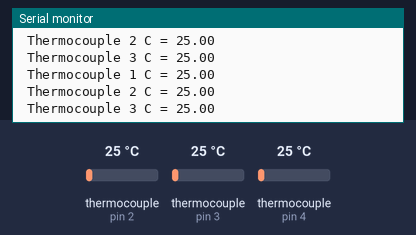
Recording of a sketch running on a simulated Arduino Uno, built with avr-gcc and run on an emulated ATmega328P. Parts: the last lines printed to the serial monitor. The test bench sets the inputs (shaded band); at power-on: thermocouple (sensors on pin 2, pin 3, pin 4) 25 °C.

Above: at 1.7 s.
1.8 s: thermocouple (sensor on pin 2) set to 6 °C
At 3.0 s:
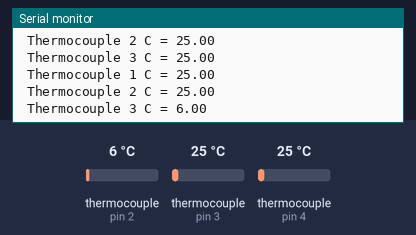
3.3 s: thermocouple (sensor on pin 3) set to 6 °C
At 4.4 s:
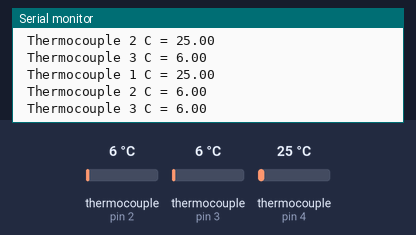
4.8 s: thermocouple (sensor on pin 4) set to 6 °C
At 6.0 s:
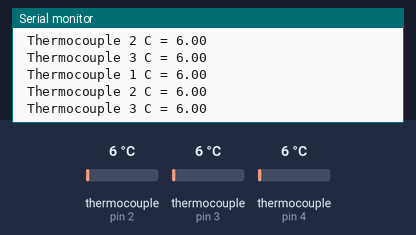
6.3 s: thermocouple (sensor on pin 2) set to 75 °C
At 7.3 s:
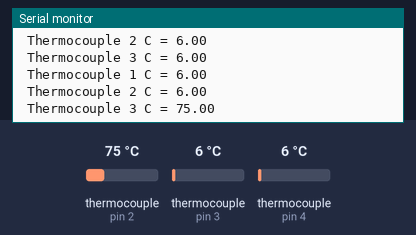
7.8 s: thermocouple (sensor on pin 3) set to 75 °C
At 9.1 s:
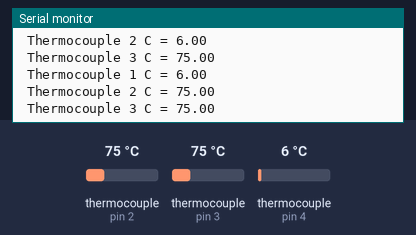
9.3 s: thermocouple (sensor on pin 4) set to 75 °C
At 10.5 s:
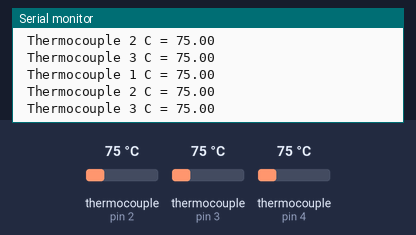
Timing chart, 0 to 11.8 s (numbered marks = the images above; inputs shaded):
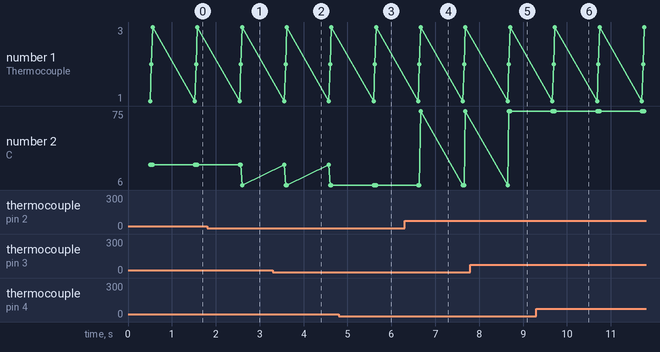

Measured:
- after the input at 1.8 s, the serial monitor: prints a new line after 0.80 s (image 1)
- after the input at 3.3 s, the serial monitor: prints a new line after 0.29 s (image 2)
- after the input at 4.8 s, the serial monitor: prints a new line after 0.80 s (image 3)
- after the input at 6.3 s, the serial monitor: prints a new line after 0.37 s (image 4)
- after the input at 7.8 s, the serial monitor: prints a new line after 0.88 s (image 5)
- after the input at 9.3 s, the serial monitor: prints a new line after 0.37 s (image 6)
- plotted number 2: 25 → 6 after the input at 1.8 s, 6 → 75 after the input at 6.3 s

The sketch:

K-type-Thermocouple_code.ino
```cpp
//Purpose of this code is to record temperatures from 2 thermocouples at the same time

#include "max6675.h"
//Thermocouple 1
int thermoDO1 = 7;            //SO pin on HW-550 board
int thermoCS1 = 4;            //CS pin (PWM)
int thermoCLK1 = 13;          //SCK pin (PWM)

//Thermocouple 2
int thermoDO2 = 6;            //SO pin on HW-550 board
int thermoCS2 = 3;            //CS pin (PWM)
//No initialization of thermocouple 2 clk because using common clk

//Thermocouple 3
int thermoDO3 = 5;            //SO pin on HW-550 board
int thermoCS3 = 2;            //CS pin (PWM)
//No initialization of thermocouple 3 clk because using common clk

MAX6675 thermocouple1(thermoCLK1, thermoCS1, thermoDO1);      //Pin definitions

MAX6675 thermocouple2(thermoCLK1, thermoCS2, thermoDO2);      //Common clock for both thermocouples

MAX6675 thermocouple3(thermoCLK1, thermoCS3, thermoDO3);      //Common clock for both thermocouples

void setup() {
  Serial.begin(9600);
  //Use Arduino pins
  //Using vcc pin on board, no need to set a pin high
  //Using ground pin on board, no need to set a pin low

  // wait for MAX chip to stabilize
  delay(500);
}

void loop() {
  // basic readout test, just print the current temp

   Serial.print("\n Thermocouple 1 C = ");
   Serial.println(thermocouple1.readCelsius());
   Serial.print("\n Thermocouple 2 C = ");
   Serial.println(thermocouple2.readCelsius());
   Serial.print("\n Thermocouple 3 C = ");
   Serial.println(thermocouple3.readCelsius());

   delay(1000);
}
```
